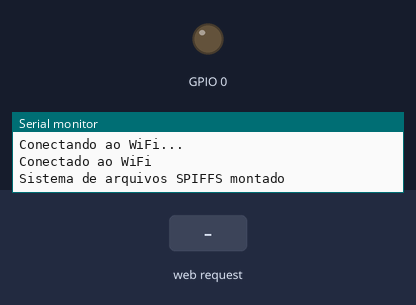
This sketch was run on a simulated ESP8266 (NodeMCU). Parts: output pins drawn as LEDs (lit = HIGH), the last lines printed to the serial monitor. The test bench sets the inputs (shaded band). WiFi joins after 1.5 s; servers stay silent unless stated; storage starts empty.

Above: at 3.2 s.
3.3 s: HTTP request GET /on received
At 4.3 s:
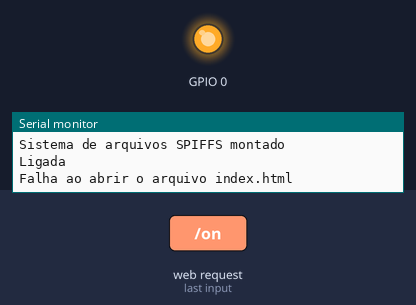
4.8 s: HTTP request GET /off received
At 5.5 s:
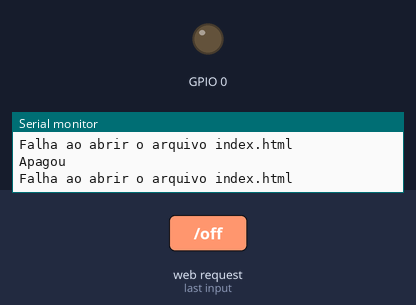
Timing chart, 0 to 7.8 s (numbered marks = the images above; inputs shaded):
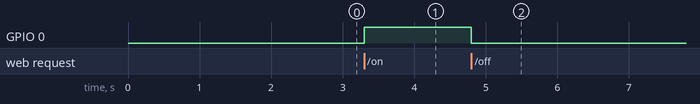

The sketch:

ESP01.ino
```cpp
#include <ESP8266WiFi.h>
#include <ESP8266WebServer.h>
#include <FS.h> // Biblioteca do sistema de arquivos SPIFFS
#include <Wire.h>
//#include <LiquidCrystal_I2C.h>

//LiquidCrystal_I2C lcd(0x27,16,2);

const char* ssid = "B-SMART";
const char* password = "paulino123";
IPAddress staticIP(192, 168, 7, 9);
IPAddress gateway(192, 168, 7, 1);
IPAddress subnet(255, 255, 255, 0);

ESP8266WebServer server(80);
void pagina(){
  File file = SPIFFS.open("/index.html", "r");
    if (!file) {
      Serial.println("Falha ao abrir o arquivo index.html");
      server.send(404, "text/plain", "Arquivo não encontrado");
      return;
    }
    server.streamFile(file, "text/html");
    file.close();
}
void setup() {
  Serial.begin(115200);
  pinMode(0, OUTPUT);
   digitalWrite(0, LOW);
 // lcd.init();
  //lcd.backlight();
   // lcd.setCursor(0,0);
    //lcd.print("Lampada Apagada");

  // Conectar-se à rede Wi-Fi com IP estático
  WiFi.begin(ssid, password);
  WiFi.config(staticIP, gateway, subnet);

  while (WiFi.status() != WL_CONNECTED) {
    delay(1000);
    Serial.println("Conectando ao WiFi...");
  }
  Serial.println("Conectado ao WiFi");

  // Montar o sistema de arquivos SPIFFS
  if (!SPIFFS.begin()) {
    Serial.println("Falha ao montar o sistema de arquivos SPIFFS");
    return;
  }
  Serial.println("Sistema de arquivos SPIFFS montado");

  // Definir rota para o arquivo index.html
  server.on("/", HTTP_GET, [](){
      pagina();
  });

   server.on("/on", HTTP_GET, [](){
    digitalWrite(0, HIGH);
    //lcd.clear();
    //lcd.setCursor(0,0);
    //lcd.print("Lampada ligada");
     Serial.println("Ligada");
      pagina();
    });

     server.on("/off", HTTP_GET, [](){
      digitalWrite(0, LOW);
      // lcd.clear();
    //lcd.setCursor(0,0);
    //lcd.print("Lampada Apagada");
      Serial.println("Apagou");
      pagina();
    });

  server.begin();
}

void loop() {
  while (WiFi.status() != WL_CONNECTED) {
    delay(1000);
    Serial.println("Conectando ao WiFi...");
  }


  server.handleClient();
}
```

Measured:
- after the input at 3.3 s, GPIO 0: LOW → HIGH at once
- after the input at 4.8 s, GPIO 0: HIGH → LOW at once
